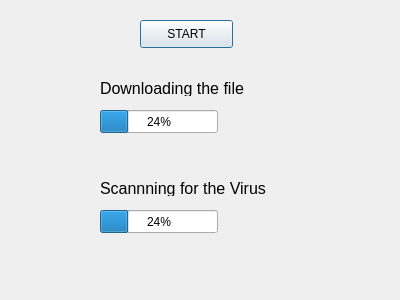
<?xml version="1.0" encoding="UTF-8"?>
<ui version="4.0">
 <class>Dialog</class>
 <widget class="QDialog" name="Dialog">
  <property name="geometry">
   <rect>
    <x>0</x>
    <y>0</y>
    <width>400</width>
    <height>300</height>
   </rect>
  </property>
  <property name="windowTitle">
   <string>Dialog</string>
  </property>
  <widget class="QLabel" name="label">
   <property name="geometry">
    <rect>
     <x>100</x>
     <y>80</y>
     <width>171</width>
     <height>16</height>
    </rect>
   </property>
   <property name="font">
    <font>
     <pointsize>12</pointsize>
    </font>
   </property>
   <property name="text">
    <string>Downloading the file</string>
   </property>
  </widget>
  <widget class="QLabel" name="label_2">
   <property name="geometry">
    <rect>
     <x>100</x>
     <y>180</y>
     <width>191</width>
     <height>16</height>
    </rect>
   </property>
   <property name="font">
    <font>
     <pointsize>12</pointsize>
    </font>
   </property>
   <property name="text">
    <string>Scannning for the Virus</string>
   </property>
  </widget>
  <widget class="QProgressBar" name="progressBarFileDownload">
   <property name="geometry">
    <rect>
     <x>100</x>
     <y>110</y>
     <width>118</width>
     <height>23</height>
    </rect>
   </property>
   <property name="value">
    <number>24</number>
   </property>
  </widget>
  <widget class="QProgressBar" name="progressBar_2">
   <property name="geometry">
    <rect>
     <x>100</x>
     <y>210</y>
     <width>118</width>
     <height>23</height>
    </rect>
   </property>
   <property name="value">
    <number>24</number>
   </property>
  </widget>
  <widget class="QPushButton" name="pushButtonStart">
   <property name="geometry">
    <rect>
     <x>140</x>
     <y>20</y>
     <width>93</width>
     <height>28</height>
    </rect>
   </property>
   <property name="text">
    <string>START</string>
   </property>
  </widget>
 </widget>
 <resources/>
 <connections/>
</ui>
